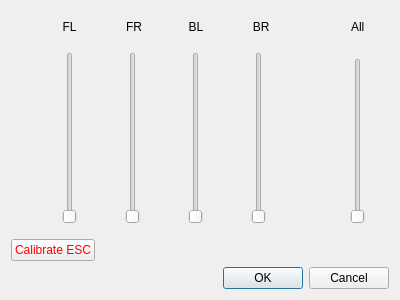
<?xml version="1.0" encoding="UTF-8"?>
<ui version="4.0">
 <class>MotorsDialog</class>
 <widget class="QDialog" name="MotorsDialog">
  <property name="geometry">
   <rect>
    <x>0</x>
    <y>0</y>
    <width>400</width>
    <height>300</height>
   </rect>
  </property>
  <property name="windowTitle">
   <string>Dialog</string>
  </property>
  <layout class="QVBoxLayout" name="verticalLayout">
   <item>
    <widget class="QWidget" name="widget" native="true">
     <layout class="QHBoxLayout" name="horizontalLayout" stretch="5,1">
      <property name="leftMargin">
       <number>0</number>
      </property>
      <property name="topMargin">
       <number>0</number>
      </property>
      <property name="rightMargin">
       <number>0</number>
      </property>
      <property name="bottomMargin">
       <number>0</number>
      </property>
      <item>
       <widget class="QWidget" name="widget_2" native="true">
        <layout class="QVBoxLayout" name="verticalLayout_3">
         <property name="spacing">
          <number>0</number>
         </property>
         <property name="leftMargin">
          <number>0</number>
         </property>
         <property name="topMargin">
          <number>0</number>
         </property>
         <property name="rightMargin">
          <number>0</number>
         </property>
         <property name="bottomMargin">
          <number>0</number>
         </property>
         <item>
          <widget class="QWidget" name="widget_4" native="true">
           <layout class="QHBoxLayout" name="horizontalLayout_5">
            <item>
             <widget class="QLabel" name="label">
              <property name="text">
               <string>FL               FR              BL               BR</string>
              </property>
              <property name="alignment">
               <set>Qt::AlignCenter</set>
              </property>
             </widget>
            </item>
           </layout>
          </widget>
         </item>
         <item>
          <widget class="QWidget" name="widget_5" native="true">
           <layout class="QHBoxLayout" name="horizontalLayout_4">
            <item>
             <widget class="QSlider" name="flSlider">
              <property name="minimum">
               <number>1148</number>
              </property>
              <property name="maximum">
               <number>1800</number>
              </property>
              <property name="singleStep">
               <number>20</number>
              </property>
              <property name="value">
               <number>1148</number>
              </property>
              <property name="orientation">
               <enum>Qt::Vertical</enum>
              </property>
             </widget>
            </item>
            <item>
             <widget class="QSlider" name="frSlider">
              <property name="minimum">
               <number>1148</number>
              </property>
              <property name="maximum">
               <number>1800</number>
              </property>
              <property name="singleStep">
               <number>20</number>
              </property>
              <property name="value">
               <number>1148</number>
              </property>
              <property name="orientation">
               <enum>Qt::Vertical</enum>
              </property>
             </widget>
            </item>
            <item>
             <widget class="QSlider" name="blSlider">
              <property name="minimum">
               <number>1148</number>
              </property>
              <property name="maximum">
               <number>1800</number>
              </property>
              <property name="singleStep">
               <number>20</number>
              </property>
              <property name="value">
               <number>1148</number>
              </property>
              <property name="orientation">
               <enum>Qt::Vertical</enum>
              </property>
             </widget>
            </item>
            <item>
             <widget class="QSlider" name="brSlider">
              <property name="minimum">
               <number>1148</number>
              </property>
              <property name="maximum">
               <number>1800</number>
              </property>
              <property name="singleStep">
               <number>20</number>
              </property>
              <property name="value">
               <number>1148</number>
              </property>
              <property name="orientation">
               <enum>Qt::Vertical</enum>
              </property>
             </widget>
            </item>
           </layout>
          </widget>
         </item>
        </layout>
       </widget>
      </item>
      <item>
       <widget class="QWidget" name="widget_3" native="true">
        <layout class="QVBoxLayout" name="verticalLayout_2" stretch="0,0">
         <property name="leftMargin">
          <number>0</number>
         </property>
         <property name="topMargin">
          <number>0</number>
         </property>
         <property name="rightMargin">
          <number>0</number>
         </property>
         <property name="bottomMargin">
          <number>0</number>
         </property>
         <item>
          <widget class="QWidget" name="widget_6" native="true">
           <layout class="QHBoxLayout" name="horizontalLayout_3">
            <item alignment="Qt::AlignHCenter">
             <widget class="QLabel" name="label_2">
              <property name="text">
               <string>All</string>
              </property>
             </widget>
            </item>
           </layout>
          </widget>
         </item>
         <item>
          <widget class="QWidget" name="widget_7" native="true">
           <layout class="QHBoxLayout" name="horizontalLayout_2">
            <item>
             <widget class="QSlider" name="allSlider">
              <property name="minimum">
               <number>1200</number>
              </property>
              <property name="maximum">
               <number>1800</number>
              </property>
              <property name="singleStep">
               <number>20</number>
              </property>
              <property name="orientation">
               <enum>Qt::Vertical</enum>
              </property>
             </widget>
            </item>
           </layout>
          </widget>
         </item>
        </layout>
       </widget>
      </item>
     </layout>
    </widget>
   </item>
   <item alignment="Qt::AlignLeft">
    <widget class="QPushButton" name="calibrateBtn">
     <property name="styleSheet">
      <string notr="true">color: red;</string>
     </property>
     <property name="text">
      <string>Calibrate ESC</string>
     </property>
    </widget>
   </item>
   <item>
    <widget class="QDialogButtonBox" name="buttonBox">
     <property name="orientation">
      <enum>Qt::Horizontal</enum>
     </property>
     <property name="standardButtons">
      <set>QDialogButtonBox::Cancel|QDialogButtonBox::Ok</set>
     </property>
    </widget>
   </item>
  </layout>
 </widget>
 <resources/>
 <connections>
  <connection>
   <sender>buttonBox</sender>
   <signal>accepted()</signal>
   <receiver>MotorsDialog</receiver>
   <slot>accept()</slot>
   <hints>
    <hint type="sourcelabel">
     <x>248</x>
     <y>254</y>
    </hint>
    <hint type="destinationlabel">
     <x>157</x>
     <y>274</y>
    </hint>
   </hints>
  </connection>
  <connection>
   <sender>buttonBox</sender>
   <signal>rejected()</signal>
   <receiver>MotorsDialog</receiver>
   <slot>reject()</slot>
   <hints>
    <hint type="sourcelabel">
     <x>316</x>
     <y>260</y>
    </hint>
    <hint type="destinationlabel">
     <x>286</x>
     <y>274</y>
    </hint>
   </hints>
  </connection>
 </connections>
</ui>
